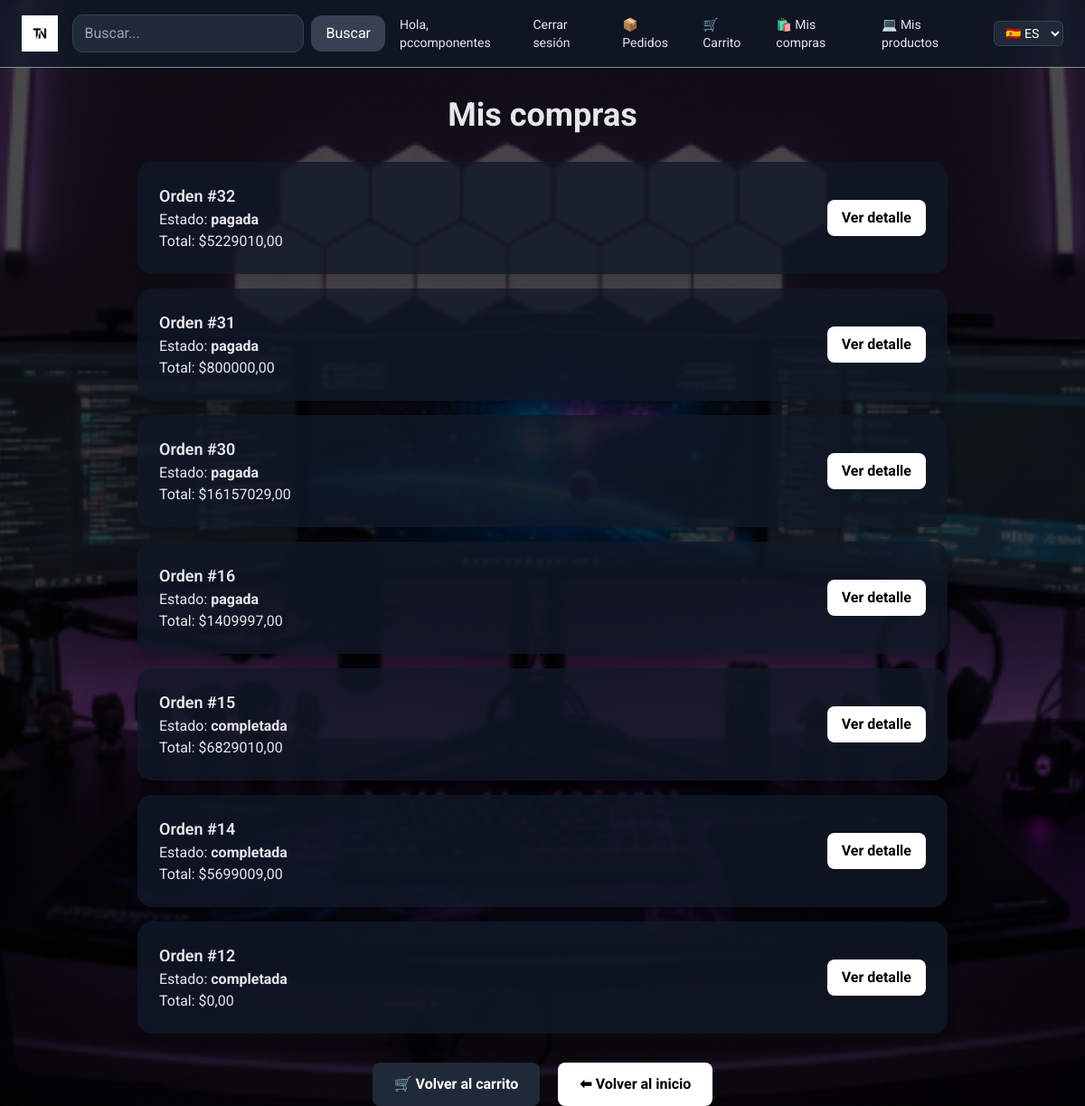
The page /ordenes/mis-ordenes/ (signed in) on the database its author committed.
### pedidos/models.py (models this page shows, shortened)
class Orden(models.Model):
    ESTADOS = [
        ("pendiente", _("Pendiente")),
        ("pagada", _("Pagada")),
        ("enviado", _("Enviado")),
        ("completada", _("Completada")),
        ("cancelada", _("Cancelada")),
    ]
    id = models.AutoField(primary_key=True, verbose_name=_("ID"))
    comprador = models.ForeignKey(
        settings.AUTH_USER_MODEL,
        on_delete=models.CASCADE,
        related_name="ordenes",
        verbose_name=_("Comprador"),
        help_text=_("Usuario que realiza la compra."),
    )
    fecha = models.DateTimeField(
        auto_now_add=True,
        verbose_name=_("Fecha de creación"),
        help_text=_("Fecha y hora en que se creó la orden."),
    )
    estado = models.CharField(
        max_length=20,
        choices=ESTADOS,
        default="pendiente",
        verbose_name=_("Estado"),
        help_text=_("Estado actual de la orden."),
    )
    total = models.DecimalField(
        max_digits=10,
        decimal_places=2,
        default=0,
        verbose_name=_("Total"),
        help_text=_("Valor total de la orden."),
    )
    class Meta:
        verbose_name = _("Orden")
        verbose_name_plural = _("Órdenes")

### pedidos/views.py (the view)
# urls.py: path("mis-ordenes/", views.lista_ordenes, name="lista_ordenes"),
@login_required
def lista_ordenes(request):
    ordenes = Orden.objects.filter(comprador=request.user).order_by('-id')
    return render(request, "pedidos/lista.html", {"ordenes": ordenes})

### pedidos/templates/pedidos/lista.html (shortened to what this page needs)
{% load static %}
{% load i18n %}
<!DOCTYPE html>
{% get_current_language as LANGUAGE_CODE %}
<html lang="{{ LANGUAGE_CODE|default:'es'|slice:':2' }}">
<head>
    <script src="https://cdn.tailwindcss.com"></script>
</head>
<body class="bg-gradient-to-b from-gray-900 via-gray-800 to-gray-950 text-gray-200 font-['Roboto']">
    <div class="fixed inset-0 -z-10">
        <img src="{% static 'productos/img/setup3.png' %}" alt="{% trans 'Setup gamer' %}" class="w-full h-full object-cover">
        <div class="absolute inset-0 bg-black/70"></div>
    </div>
    {% include 'navbar.html' %}
    <h1 class="text-4xl font-bold text-center my-8">{% trans "Mis compras" %}</h1>
    {% if ordenes %}
    <ul class="flex flex-col gap-4 max-w-4xl mx-auto">
        {% for orden in ordenes %}
        <li
            class="bg-gray-900/80 p-6 rounded-2xl shadow-lg flex flex-col md:flex-row justify-between items-start md:items-center gap-4 hover:scale-105 transition-transform">
            <div>
                <p class="font-semibold text-lg">
                </p>
                <p>
                    {% trans "Estado:" %} <span class="font-bold">{{ orden.estado }}</span>
                </p>
                <p>
                    {% trans "Total:" %} ${{ orden.total }}
                </p>
            </div>
            <div class="flex gap-3 mt-4 md:mt-0">
                <a href="{% url 'detalle_orden' orden.id %}"
                    class="px-4 py-2 bg-white text-black font-bold rounded-lg hover:bg-gray-200 transition">
                    {% trans "Ver detalle" %}
                </a>
            </div>
        </li>
        {% endfor %}
    </ul>
    {% else %}
    <p class="text-center text-gray-400 mt-12">{% trans "No tienes órdenes aún." %}</p>
    {% endif %}
    <div class="text-center mt-8">
        <a href="{% url 'ver_carrito' %}"
            class="px-6 py-3 bg-gray-800 text-white font-bold rounded-lg hover:bg-gray-700 transition inline-block mr-4">
            🛒 {% trans "Volver al carrito" %}
        </a>
        <a href="{% url 'home' %}"
            class="px-6 py-3 bg-white text-black font-bold rounded-lg hover:bg-gray-200 transition inline-block">
            ⬅ {% trans "Volver al inicio" %}
        </a>
    </div>
</body>
</html>

### productos/templates/navbar.html (shortened to what this page needs)
{% load static i18n %}
<nav class="backdrop-blur bg-gray-900/80 border-b border-white/50 sticky top-0 z-50">
  <div class="flex justify-between items-center px-6 py-4 gap-4">
    <a href="/" class="flex items-center gap-2 shrink-0">
      <img src="{% static 'productos/img/logo.png' %}" alt="TechNova" class="h-10">
    </a>
    <form action="{% url 'buscar_productos' %}" method="get" class="flex gap-2 items-center relative z-50">
      <input
        type="text"
        name="q"
        placeholder="{% trans 'Buscar...' %}"
        class="px-3 py-2 rounded-xl bg-gray-800 border border-gray-700 text-white focus:outline-none focus:ring-2 focus:ring-white w-64"
      >
      <button class="px-4 py-2 rounded-xl bg-gray-700 text-white hover:bg-gray-600 transition">
        {% trans "Buscar" %}
      </button>
    </form>
    <div class="flex items-center gap-6 text-sm">
      {% if user.is_authenticated %}
        <span>{% trans "Hola" %}, {{ user.username }}</span>
        <a href="{% url 'logout' %}" class="hover:text-white">{% trans "Cerrar sesión" %}</a>
      {% else %}
        <a href="{% url 'login' %}" class="hover:text-white">{% trans "Iniciar sesión" %}</a>
        <a href="{% url 'registro' %}" class="hover:text-white">{% trans "Registrarse" %}</a>
      {% endif %}
      {% if user.is_authenticated %}
        <a href="{% url 'ordenes_vendedor' %}" class="hover:text-white">📦 {% trans "Pedidos" %}</a>
        <a href="{% url 'ver_carrito' %}" class="hover:text-white">🛒 {% trans "Carrito" %}</a>
        <a href="{% url 'lista_ordenes' %}" class="hover:text-white">🛍️ {% trans "Mis compras" %}</a>
        <a href="{% url 'mis_productos' %}" class="hover:text-white">💻 {% trans "Mis productos" %}</a>
      {% endif %}
      <form action="{% url 'set_language' %}" method="post" class="flex items-center">
        <select name="language"
                class="bg-gray-800 text-white text-sm rounded-md px-2 py-1 border border-gray-700 focus:outline-none focus:ring-1 focus:ring-white"
                onchange="this.form.submit()">
          {% get_current_language as LANGUAGE_CODE %}
          <option value="es" {% if LANGUAGE_CODE == 'es' %}selected{% endif %}>🇪🇸 ES</option>
        </select>
      </form>
    </div>
  </div>
</nav>

### rows shown on the page
Orden: estado "pagada", total "5229010,00"
Orden: estado "pagada", total "800000,00"
Orden: estado "pagada", total "16157029,00"
Orden: estado "pagada", total "1409997,00"
Orden: estado "completada", total "6829010,00"
Orden: estado "completada", total "5699009,00"
Orden: estado "completada", total "0,00"

### other values the page prints
{{ user.username }} "pccomponentes"
